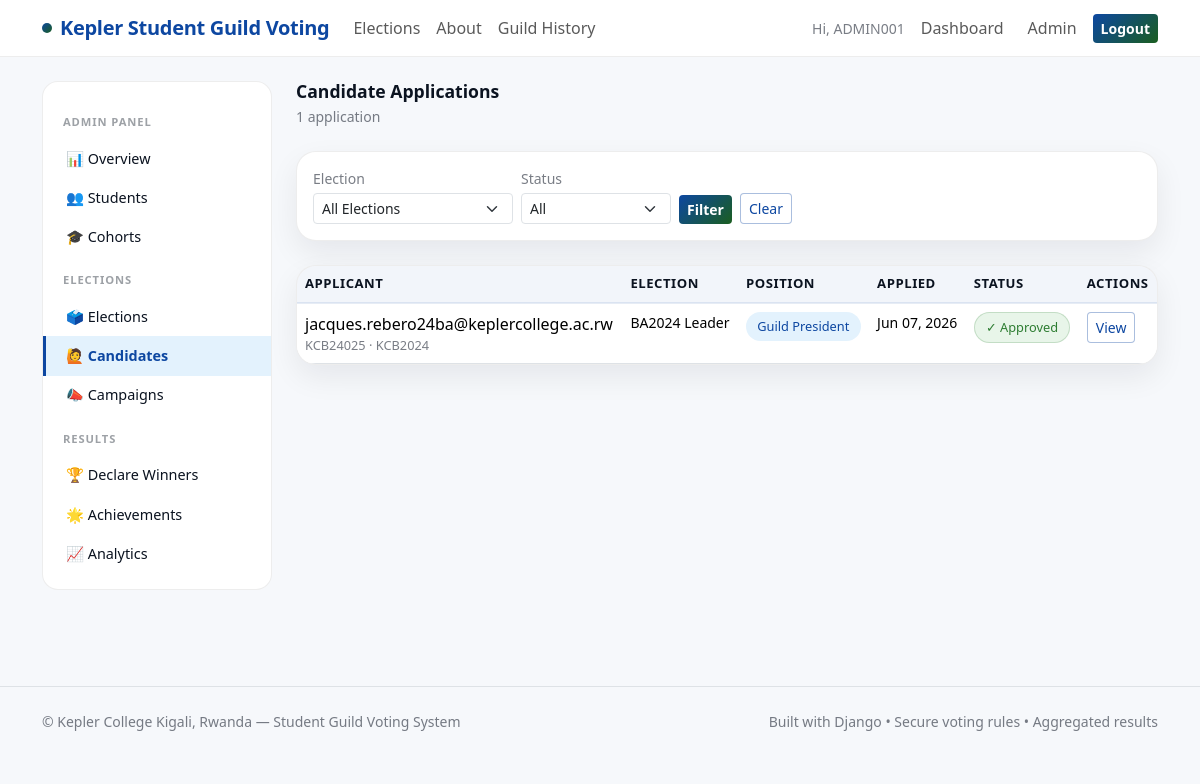
The app's page /dashboard/admin/candidates/ (signed in) with its own data.
### apps/accounts/models.py (models this page shows, shortened)
class User(AbstractUser):
    email = models.EmailField(unique=True)
    student_id = models.CharField(max_length=20, unique=True)
    cohort = models.ForeignKey(
        Cohort,
        on_delete=models.SET_NULL,
        null=True,
        blank=True,
        related_name='students'
    )
    is_cohort_confirmed = models.BooleanField(
        default=False,
        help_text='Admin confirms the student belongs to the selected cohort'
    )
    is_email_verified = models.BooleanField(default=False)
    can_vote = models.BooleanField(default=True)

class Cohort(models.Model):
    name = models.CharField(max_length=100, unique=True)
    year = models.PositiveIntegerField(help_text="Year this cohort started")
    class Meta:
        ordering = ['-year']

### apps/elections/models.py (models this page shows, shortened)
class PositionApplication(models.Model):
    STATUS_CHOICES = [
        ('pending', 'Pending Review'),
        ('approved', 'Approved'),
        ('rejected', 'Rejected'),
    ]
    position = models.ForeignKey(
        Position, on_delete=models.CASCADE, related_name='applications'
    )
    applicant = models.ForeignKey(
        settings.AUTH_USER_MODEL,
        on_delete=models.CASCADE,
        related_name='applications'
    )
    why_running = models.TextField()
    manifesto = models.TextField()
    slogan = models.CharField(max_length=200, blank=True)
    photo = models.ImageField(
        upload_to='applications/',
        blank=True,
        null=True,
        help_text='Profile photo for campaign use'
    )
    status = models.CharField(
        max_length=20, choices=STATUS_CHOICES, default='pending'
    )
    applied_at = models.DateTimeField(auto_now_add=True)
    reviewed_at = models.DateTimeField(null=True, blank=True)
    reviewed_by = models.ForeignKey(
        settings.AUTH_USER_MODEL,
        on_delete=models.SET_NULL,
        null=True, blank=True,
        related_name='reviewed_applications'
    )
    candidate = models.OneToOneField(
        Candidate,
        on_delete=models.SET_NULL,
        null=True, blank=True,
        related_name='application'
    )
    class Meta:
        ordering = ['-applied_at']
        unique_together = [('position', 'applicant')]

class Position(models.Model):
    SCOPE_ALL = 'all'
    SCOPE_COHORT = 'cohort'
    SCOPE_CHOICES = [
        (SCOPE_ALL, 'Whole College'),
        (SCOPE_COHORT, 'Specific Cohort(s) Only'),
    ]
    election = models.ForeignKey(
        Election, on_delete=models.CASCADE, related_name='positions'
    )
    title = models.CharField(max_length=120)
    description = models.TextField(blank=True)
    order = models.PositiveIntegerField(default=0)
    voting_scope = models.CharField(
        max_length=10, choices=SCOPE_CHOICES, default=SCOPE_ALL
    )
    allowed_cohorts = models.ManyToManyField(
        'accounts.Cohort', blank=True, related_name='positions'
    )
    applications_open = models.BooleanField(default=False)
    class Meta:
        ordering = ['order', 'title']
        unique_together = [('election', 'title')]

class Election(models.Model):
    SCOPE_ALL = 'all'
    SCOPE_COHORT = 'cohort'
    SCOPE_CHOICES = [
        (SCOPE_ALL, 'Whole College'),
        (SCOPE_COHORT, 'Specific Cohort(s) Only'),
    ]
    name = models.CharField(max_length=200)
    description = models.TextField(blank=True)
    start_at = models.DateTimeField()
    end_at = models.DateTimeField()
    is_published = models.BooleanField(default=True)
    allow_live_results = models.BooleanField(default=False)
    visibility_scope = models.CharField(
        max_length=10, choices=SCOPE_CHOICES, default=SCOPE_ALL
    )
    visible_to_cohorts = models.ManyToManyField(
        'accounts.Cohort', blank=True, related_name='visible_elections'
    )
    voting_scope = models.CharField(
        max_length=10, choices=SCOPE_CHOICES, default=SCOPE_ALL
    )
    voting_cohorts = models.ManyToManyField(
        'accounts.Cohort', blank=True, related_name='voting_elections'
    )
    created_at = models.DateTimeField(auto_now_add=True)
    class Meta:
        ordering = ['-start_at']

### apps/dashboard/views.py (the view)
# urls.py: path('admin/candidates/', views.admin_candidates, name='admin_candidates'),
@staff_required
def admin_candidates(request):
    applications = PositionApplication.objects.select_related(
        'applicant', 'position', 'position__election'
    ).order_by('-applied_at')
    election_id = request.GET.get('election')
    if election_id:
        applications = applications.filter(position__election_id=election_id)
    status = request.GET.get('status')
    if status:
        applications = applications.filter(status=status)
    elections = Election.objects.all().order_by('-start_at')
    return render(request, 'dashboard/admin_candidates.html', {
        'applications': applications,
        'elections': elections,
        'total': applications.count(),
        'selected_election': election_id,
        'selected_status': status,
    })

### apps/core/context_processors.py (called while the page is built)
def kepler_branding(request):
    return {
        "KEPLER_APP_NAME": "Kepler Student Guild Voting",
        "KEPLER_LOCATION": "Kepler College Kigali, Rwanda",
    }

### apps/dashboard/permissions.py (called while the page is built)
def staff_required(view_func):
    @wraps(view_func)
    @login_required
    def _wrapped(request, *args, **kwargs):
        if not request.user.is_staff:
            messages.error(request, "Admin access required.")
            return redirect("dashboard:student")
        return view_func(request, *args, **kwargs)
    return _wrapped

### templates/dashboard/admin_candidates.html (shortened to what this page needs)
{% extends 'base.html' %}
{% block content %}
<div class="admin-layout">
  <div class="admin-sidebar">
    <div class="sidebar-title">Admin Panel</div>
    <a href="{% url 'dashboard:admin_overview' %}">📊 Overview</a>
    <a href="{% url 'dashboard:admin_students' %}">👥 Students</a>
    <a href="{% url 'dashboard:admin_cohorts' %}">🎓 Cohorts</a>
    <div class="sidebar-title">Elections</div>
    <a href="{% url 'dashboard:admin_elections' %}">🗳️ Elections</a>
    <a href="{% url 'dashboard:admin_candidates' %}" class="active">🙋 Candidates</a>
    <a href="{% url 'dashboard:admin_campaigns' %}">📣 Campaigns</a>
    <div class="sidebar-title">Results</div>
    <a href="{% url 'dashboard:admin_elections' %}">🏆 Declare Winners</a>
    <a href="{% url 'dashboard:admin_achievements' %}">🌟 Achievements</a>
    <a href="{% url 'dashboard:admin_analytics' %}">📈 Analytics</a>
  </div>
  <div class="admin-content">
    <div class="d-flex align-items-center justify-content-between mb-4">
      <div>
        <h1 class="section-title mb-1">Candidate Applications</h1>
        <div class="small-muted">{{ total }} application{{ total|pluralize }}</div>
      </div>
    </div>
    <div class="kepler-card p-3 mb-4">
      <form method="GET" class="d-flex flex-wrap gap-2 align-items-end">
        <div>
          <label class="small-muted d-block mb-1">Election</label>
          <select name="election" class="form-select form-select-sm" style="min-width:200px;">
            <option value="">All Elections</option>
          </select>
        </div>
        <div>
          <label class="small-muted d-block mb-1">Status</label>
          <select name="status" class="form-select form-select-sm" style="min-width:150px;">
            <option value="">All</option>
          </select>
        </div>
        <button type="submit" class="btn btn-kepler btn-sm">Filter</button>
        <a href="{% url 'dashboard:admin_candidates' %}" class="btn btn-outline-kepler btn-sm">Clear</a>
      </form>
    </div>
    <div class="kepler-card p-0 overflow-hidden">
      <table class="table mb-0">
        <thead>
          <tr>
            <th>Applicant</th>
            <th>Election</th>
            <th>Position</th>
            <th>Applied</th>
            <th>Status</th>
            <th>Actions</th>
          </tr>
        </thead>
        <tbody>
          {% for app in applications %}
          <tr>
            <td>
              <div class="fw-600">{{ app.applicant.get_full_name|default:app.applicant.email }}</div>
              <div class="small-muted" style="font-size:.8rem;">
                {{ app.applicant.student_id }} · {{ app.applicant.cohort.name|default:"No cohort" }}
              </div>
            </td>
            <td class="small-muted">{{ app.position.election.name }}</td>
            <td><span class="k-pill pill-blue">{{ app.position.title }}</span></td>
            <td class="small-muted">{{ app.applied_at|date:"M d, Y" }}</td>
            <td>
              {% if app.status == 'pending' %}<span class="k-pill pill-pending">⏳ Pending</span>
              {% elif app.status == 'approved' %}<span class="k-pill pill-approved">✓ Approved</span>
              {% else %}<span class="k-pill pill-rejected">✗ Rejected</span>{% endif %}
            </td>
            <td>
              <div class="d-flex gap-1 flex-wrap">
                <a href="{% url 'dashboard:admin_application_detail' app.id %}"
                   class="btn btn-outline-kepler btn-sm">View</a>
              </div>
            </td>
          </tr>
          {% empty %}
          <tr>
            <td colspan="6" class="text-center py-4 small-muted">No applications yet.</td>
          </tr>
          {% endfor %}
        </tbody>
      </table>
    </div>
  </div>
</div>
{% endblock %}

### templates/base.html (shortened to what this page needs)
<!DOCTYPE html>
<html lang="en">
<head>
  <link href="https://cdn.jsdelivr.net/npm/bootstrap@5.3.2/dist/css/bootstrap.min.css" rel="stylesheet">
  {% load static %}
  <link rel="stylesheet" href="{% static 'css/styles.css' %}">
</head>
<body>
<nav class="navbar navbar-expand-lg navbar-glass sticky-top mb-4">
  <div class="container">
    <a class="navbar-brand brand-badge" href="{% url 'core:home' %}">
      <span class="brand-dot"></span>
      Kepler Student Guild Voting
    </a>
    <div class="collapse navbar-collapse" id="navbarNav">
      <ul class="navbar-nav me-auto">
        <li class="nav-item">
          <a class="nav-link" href="{% url 'elections:elections_list' %}">Elections</a>
        </li>
        <li class="nav-item">
          <a class="nav-link" href="{% url 'core:about' %}">About</a>
        </li>
        <li class="nav-item">
          <a class="nav-link" href="{% url 'history:guild_history' %}">Guild History</a>
        </li>
      </ul>
      <ul class="navbar-nav ms-auto align-items-center gap-2">
        {% if request.user.is_authenticated %}
        <li class="nav-item">
          <span class="small-muted">Hi, {{ request.user.student_id }}</span>
        </li>
        <li class="nav-item">
          <a class="nav-link" href="{% url 'dashboard:student' %}">Dashboard</a>
        </li>
        {% if request.user.is_staff %}
        <li class="nav-item">
          <a class="nav-link" href="{% url 'dashboard:admin_overview' %}">Admin</a>
        </li>
        {% endif %}
        <li class="nav-item">
          <a href="{% url 'accounts:logout' %}"
             class="btn btn-kepler btn-sm">Logout</a>
        </li>
        {% endif %}
      </ul>
    </div>
  </div>
</nav>
<main class="container pb-5">
  {% block content %}{% endblock %}
</main>
<footer class="border-top py-4 mt-5">
  <div class="container d-flex flex-wrap justify-content-between align-items-center">
    <div class="footer">
      © Kepler College Kigali, Rwanda — Student Guild Voting System
    </div>
    <div class="footer">
      Built with Django • Secure voting rules • Aggregated results
    </div>
  </div>
</footer>
</body>
</html>

### static/css/styles.css (style rules this page uses)
:root { --kepler-green: #1b5e20; --kepler-green-mid: #2e7d32; --kepler-green-light: #e8f5e9; --kepler-blue: #0d47a1; --kepler-blue-mid: #1565c0; --kepler-blue-light: #e3f2fd; --kepler-white: #ffffff; --kepler-dark: #0b1320; --kepler-gray: #f6f8fb; --kepler-border: rgba(0,0,0,0.07); --kepler-shadow: 0 12px 30px rgba(11,19,32,0.07); }
body { background: var(--kepler-gray); color: var(--kepler-dark); font-family: 'Segoe UI', system-ui, sans-serif; }
.navbar-glass { background: rgba(255,255,255,0.92); backdrop-filter: blur(12px); border-bottom: 1px solid var(--kepler-border); }
.brand-badge { display: inline-flex; align-items: center; gap: .5rem; font-weight: 800; color: var(--kepler-blue); letter-spacing: -.3px; }
.brand-dot { width: 10px; height: 10px; border-radius: 999px; background: linear-gradient(135deg, var(--kepler-blue), var(--kepler-green)); display: inline-block; }
.kepler-card { border: 1px solid var(--kepler-border); border-radius: 1.25rem; box-shadow: var(--kepler-shadow); background: var(--kepler-white); }
.btn-kepler { background: linear-gradient(135deg, var(--kepler-blue), var(--kepler-green)); color: #fff; border: 0; font-weight: 600; }
.btn-outline-kepler { border: 1.5px solid rgba(13,71,161,0.35); color: var(--kepler-blue); background: white; font-weight: 500; }
.k-pill { font-size: .8rem; padding: .3rem .7rem; border-radius: 999px; font-weight: 500; display: inline-block; }
.pill-blue { background: var(--kepler-blue-light); color: var(--kepler-blue); }
.pill-approved { background: var(--kepler-green-light); color: var(--kepler-green-mid); border: 1px solid rgba(46,125,50,.2); }
.admin-layout { display: flex; gap: 1.5rem; align-items: flex-start; }
.admin-sidebar { width: 230px; flex-shrink: 0; background: white; border-radius: 1rem; border: 1px solid var(--kepler-border); padding: 1rem 0; position: sticky; top: 80px; }
.admin-sidebar .sidebar-title { font-size: .7rem; font-weight: 700; letter-spacing: .08em; text-transform: uppercase; color: rgba(11,19,32,0.4); padding: .5rem 1.25rem; margin-top: .5rem; }
.admin-sidebar a { display: flex; align-items: center; gap: .6rem; padding: .55rem 1.25rem; color: var(--kepler-dark); text-decoration: none; font-size: .9rem; border-left: 3px solid transparent; transition: all .15s; }
.admin-sidebar a.active { background: var(--kepler-blue-light); color: var(--kepler-blue); border-left-color: var(--kepler-blue); font-weight: 600; }
.admin-content { flex: 1; min-width: 0; }
.table thead th { background: rgba(13,71,161,0.05); color: var(--kepler-dark); font-size: .82rem; font-weight: 700; letter-spacing: .04em; text-transform: uppercase; border-bottom: 2px solid rgba(13,71,161,0.1); }
.small-muted { color: rgba(11,19,32,0.55); font-size: .875rem; }
.section-title { font-weight: 800; font-size: 1.1rem; color: var(--kepler-dark); }
.footer { color: rgba(11,19,32,0.55); font-size: .875rem; }

### records on screen
User: user.student_id "ADMIN001"
PositionApplication: applicant.get_full_name "jacques.rebero24ba@keplercollege.ac.rw", applicant.student_id "KCB24025", applicant.cohort.name "KCB2024", position.election.name "BA2024 Leader", position "Guild President", applied_at "Jun 07, 2026", status "✓ Approved"

### other values on screen
{{ total }} "1"
